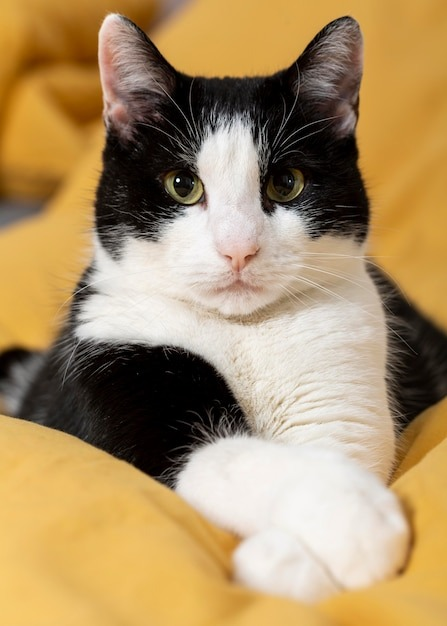
#> input picture Python/OpenCV/imgs/gato.jpg, 447 x 626 px, found by its file name
$ python 'Contour Detection.py'
#> lines starting #> are read from the running program, lines starting #| are printed output that depends on the picture; after the words box and inside, x2 and y2 are one past the last pixel; in counts of white or black regions, pixels touching at a corner belong together
import cv2 as cv
import numpy as np

img = cv.imread('imgs/gato.jpg')
#> img is the input picture: shape (626, 447, 3); mean B, G, R 102.2, 144.8, 172.4
grey = cv.cvtColor(img, cv.COLOR_BGR2GRAY)
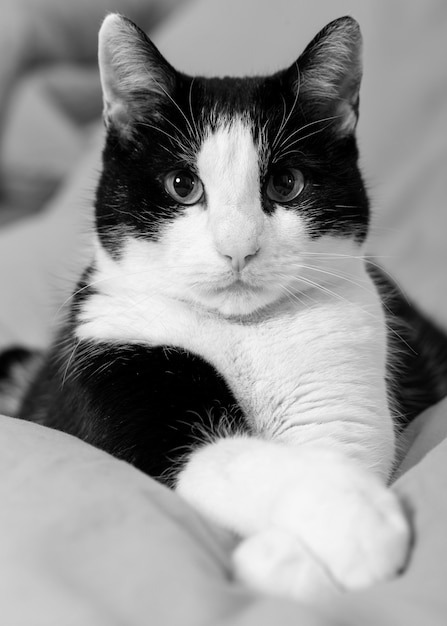
#> grey: shape (626, 447); min 0, max 253, mean 148.2
blank = np.zeros(img.shape, dtype='uint8')
blur = cv.GaussianBlur(img, (5, 5), cv.BORDER_DEFAULT)
canny = cv.Canny(blur, 150, 175)
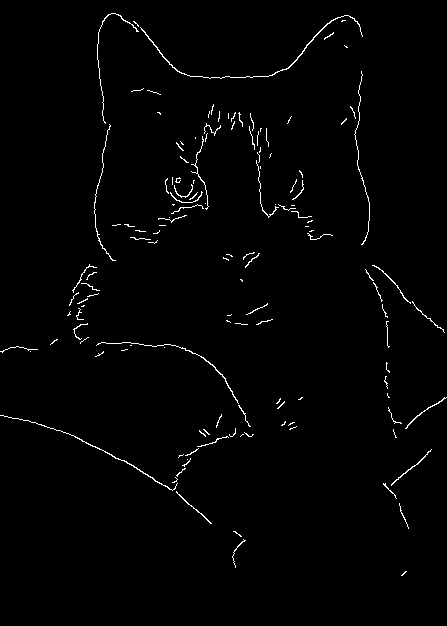
#> canny: shape (626, 447); 1.3% white in thin lines or dots, all inside (x1, y1, x2, y2) = (0, 13, 447, 576)

cv.imshow('Grey', grey)
cv.imshow('Cat2', canny)

ret, thresh = cv.threshold(grey, 125, 255, cv.THRESH_BINARY)
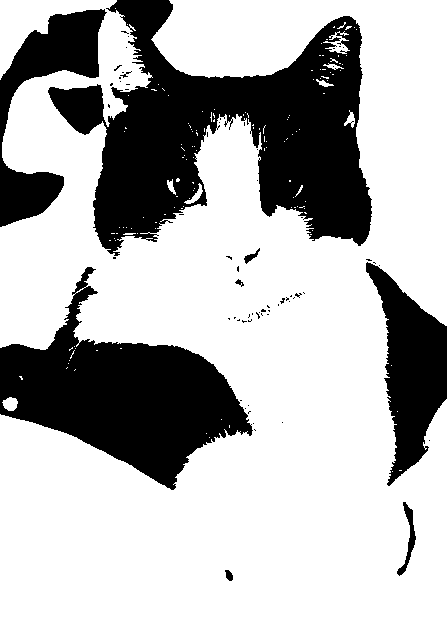
#> thresh: shape (626, 447); 70.9% white; 68 black regions (59 under 20 px)
cv.imshow('Thresh', thresh)

contornos, hierarquia = cv.findContours(
    canny, cv.RETR_LIST, cv.CHAIN_APPROX_SIMPLE)
#> contornos = 137 contours, 129 with area under 20; largest, box (x1, y1, x2, y2) and area: (140, 15, 363, 79) 96, (0, 415, 178, 491) 52, (96, 342, 239, 404) 38, (391, 449, 432, 486) 30, (405, 397, 447, 429) 28, (176, 491, 212, 524) 26, (372, 265, 411, 304) 26, (97, 13, 139, 124) 21
# RETR_TREE = todos os contornos hierárquicos
# RETR_EXTERNAL = todos os contornos externos
# RETR_LIST = todos os contornos

cv.drawContours(blank, contornos, -1, (0, 0, 255), 1)
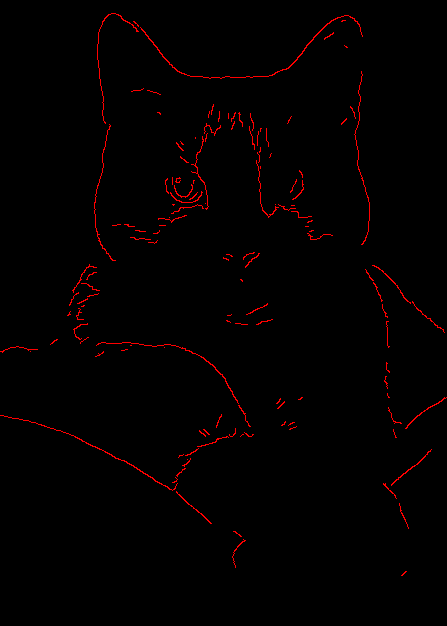
#> blank: shape (626, 447, 3); mean of channels 0, 1, 2 0, 0, 3.4; drawn as B, G, R
cv.imshow('Contornos desenhados', blank)
print(f'{len(contornos)} contornos foram encontrados!')
#| 137 contornos foram encontrados!

cv.waitKey(0)
